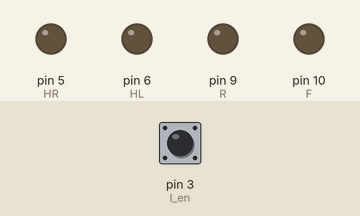
Recording of a sketch running on a simulated Arduino Uno, built with avr-gcc and run on an emulated ATmega328P. On the bench: output pins drawn as LEDs (lit = HIGH). Dashed ring = blinking. Inputs (shaded band) come from the test bench; at power-on: pin 3 (l_en) HIGH.

Above: at 0.1 s.
At 4.1 s:
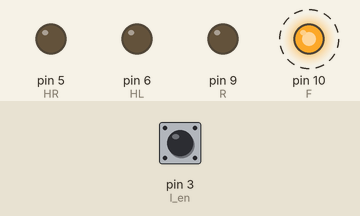
Timing chart, 0 to 7.0 s (numbered marks = the images above):
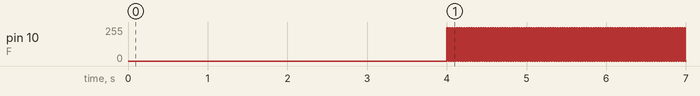

Measured:
- by itself, pin 10 (F): alternates 250/255 for 0.02 s and 0/255 for 0.02 s

The sketch:

encoder_bot_movt.ino
```cpp
int HR =5 ,HL =6, R=9,F=10;
int motor_speed =250; //(0-255)
//double c=90;
double unit_distance = .9507;
int deg_dis = 3;
int x;
int y;
int a, b;

int enc_rtcount = 0, enc_ltcount = 0;
int r_en = 7, l_en = 3;

void setup() {
  Serial.begin(9600);

  pinMode(r_en, INPUT);
  pinMode(l_en, INPUT);

  pinMode(R, OUTPUT);
  pinMode(F, OUTPUT);
  pinMode(HR, OUTPUT);
  pinMode(HL, OUTPUT);
      delay(4000);
}

void loop() {


 // if (millis()==30000){
    //forward_movt(30);
   // delay (1000);
 forward_movt(30);

//  call_ltenc();
//  call_rtenc();
 // turn_left(90);
  //delay(2000);
  //turn_right(90);
  //delay(2000);

    //turn(90);
//    backward_movt(20);
//    turn_left


  //}
}


void forward_movt (int dist){
  int no_of_spokes = (int)(dist/unit_distance);
  //Serial.println(no_of_spokes);
 call_rtenc();
  while(enc_rtcount<no_of_spokes) {
  forward();
  delay(15);
  sstop();
  delay(15);
}
    call_rtenc();

  //encoder
  call_rtenc();
  enc_rtcount=0;
  analogWrite(F, 0);

}

void call_rtenc() {
  b = a;
  a = digitalRead(l_en);

  if((a == 0 && b == 1) || (a == 1 && b == 0)) {
    enc_rtcount++;
  }
}

void call_ltenc() {
  y = x;
  x = digitalRead(l_en);

  if((y == 0 && x == 1) || (y == 1 && x == 0)) {
    enc_ltcount++;
  }
}


void turn_left(int deg1){
  int no_of_spokes = (int)(deg1/deg_dis);
  //Serial.println(no_of_spokes);
 call_rtenc();
  while(enc_rtcount<no_of_spokes) {
    analogWrite(R, 0);
    analogWrite(F, motor_speed);
    analogWrite(HR, motor_speed);
    analogWrite(HL, 0);
    call_rtenc();
  }
  //encoder
  call_rtenc();
  enc_rtcount=0;
  analogWrite(F, 0);
  analogWrite(HR, 0);

}

void turn_right(int deg1){
  int no_of_spokes = (int)(deg1/deg_dis);
  //Serial.println(no_of_spokes);
 call_ltenc();
  while(enc_ltcount<no_of_spokes) {
    analogWrite(R, 0);
    analogWrite(F, motor_speed);
    analogWrite(HR, 0);
    analogWrite(HL, motor_speed);
    call_ltenc();
  }
  //encoder
  call_ltenc();
  enc_ltcount=0;
  analogWrite(F, 0);
  analogWrite(HL, 0);
}


void forward(){
    analogWrite(R,LOW);
  analogWrite(F,motor_speed);
  analogWrite(HL,LOW);
  analogWrite(HR,LOW);
}
void sstop() {
  digitalWrite(R,LOW);
  digitalWrite(F,LOW);
  digitalWrite(HL,LOW);
  digitalWrite(HR,LOW);
}
void right(){
  digitalWrite(R,LOW);
  digitalWrite(F,motor_speed);
  digitalWrite(HL,motor_speed);
  digitalWrite(HR,LOW);


}
void left(){
  digitalWrite(R,LOW);
  digitalWrite(F,motor_speed);
  digitalWrite(HR,motor_speed);
  digitalWrite(HL,LOW);


}
```
